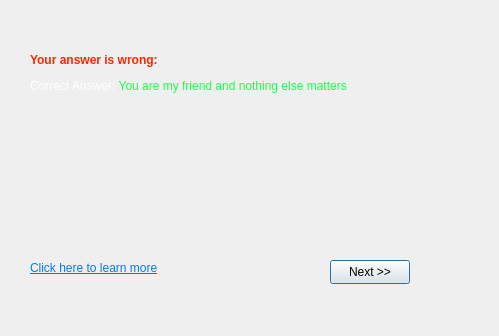
<?xml version="1.0" encoding="UTF-8"?>
<ui version="4.0">
 <class>question5correctans</class>
 <widget class="QDialog" name="question5correctans">
  <property name="geometry">
   <rect>
    <x>0</x>
    <y>0</y>
    <width>499</width>
    <height>336</height>
   </rect>
  </property>
  <property name="windowTitle">
   <string>Answer of Question 5</string>
  </property>
  <widget class="QPushButton" name="pushButton">
   <property name="geometry">
    <rect>
     <x>330</x>
     <y>260</y>
     <width>80</width>
     <height>24</height>
    </rect>
   </property>
   <property name="text">
    <string>Next &gt;&gt;</string>
   </property>
  </widget>
  <widget class="QLabel" name="label_2">
   <property name="geometry">
    <rect>
     <x>30</x>
     <y>50</y>
     <width>371</width>
     <height>61</height>
    </rect>
   </property>
   <property name="text">
    <string>&lt;html&gt;&lt;head/&gt;&lt;body&gt;&lt;p&gt;&lt;span style=&quot; font-weight:700; color:#ff2600;&quot;&gt;Your answer is wrong:&lt;/span&gt;&lt;/p&gt;&lt;p&gt;&lt;span style=&quot; color:#ffffff;&quot;&gt;Correct Answer: &lt;/span&gt;&lt;span style=&quot; color:#1aff4f;&quot;&gt;You are my friend and nothing else matters&lt;/span&gt;&lt;br/&gt;&lt;/p&gt;&lt;/body&gt;&lt;/html&gt;</string>
   </property>
  </widget>
  <widget class="QLabel" name="label">
   <property name="geometry">
    <rect>
     <x>10</x>
     <y>120</y>
     <width>411</width>
     <height>91</height>
    </rect>
   </property>
   <property name="styleSheet">
    <string notr="true">image: url(:/qimage/img/question5ref.png);</string>
   </property>
   <property name="text">
    <string/>
   </property>
  </widget>
  <widget class="QLabel" name="label_3">
   <property name="geometry">
    <rect>
     <x>30</x>
     <y>260</y>
     <width>161</width>
     <height>16</height>
    </rect>
   </property>
   <property name="text">
    <string>&lt;html&gt;&lt;head/&gt;&lt;body&gt;&lt;p&gt;&lt;a href=&quot;https://sph.umn.edu/site/docs/hewg/microaggressions.pdf&quot;&gt;&lt;span style=&quot; text-decoration: underline; color:#007af4;&quot;&gt;Click here to learn more&lt;/span&gt;&lt;/a&gt;&lt;/p&gt;&lt;/body&gt;&lt;/html&gt;</string>
   </property>
  </widget>
 </widget>
 <resources/>
 <connections/>
</ui>
